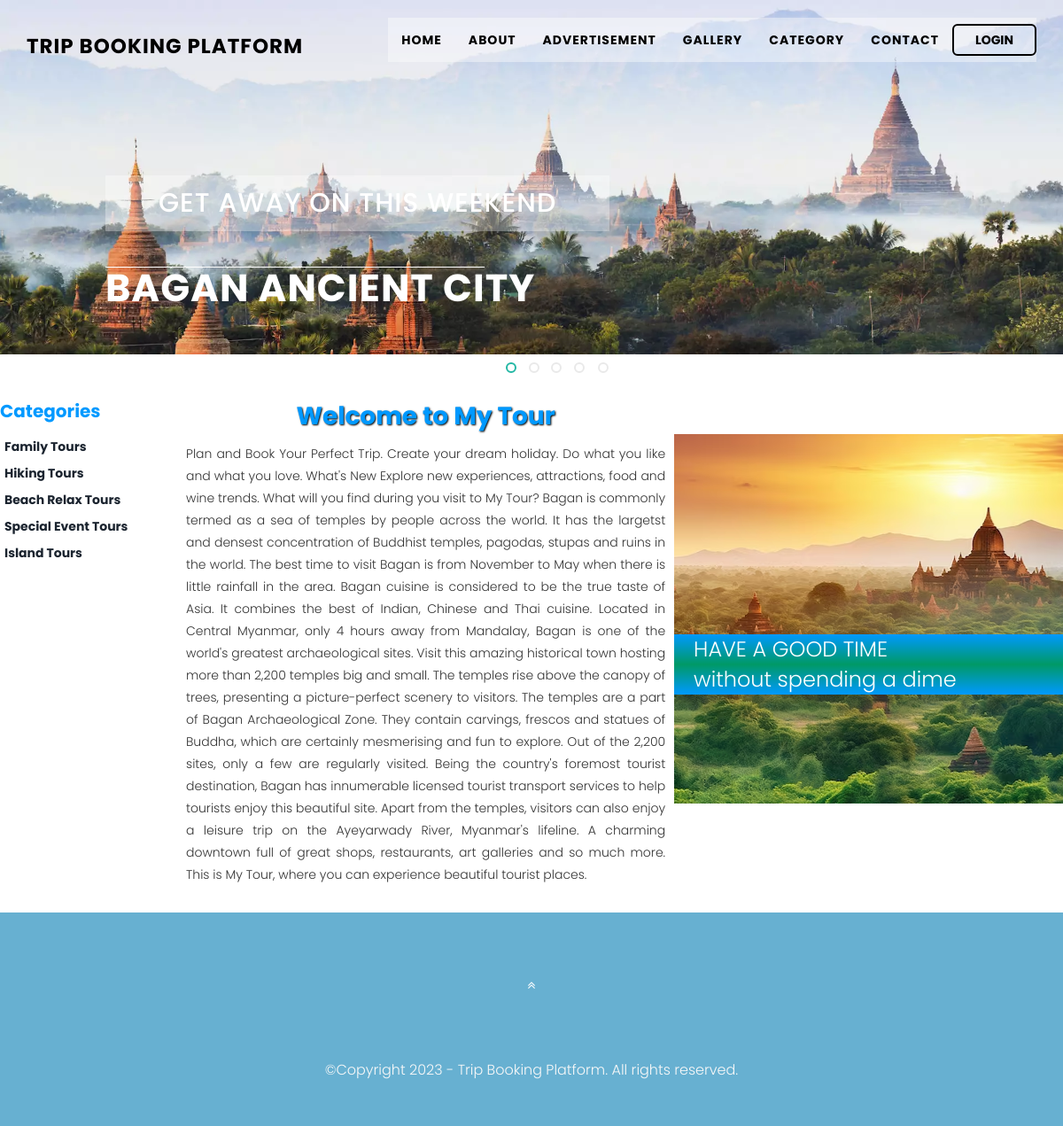
The app's page /category.php with its own data.
### tables this page shows
CREATE TABLE `category` (
  `CategoryId` int(10) NOT NULL,
  `CategoryName` varchar(50) NOT NULL
);

### category.php (the view, shortened to what this page needs)
<!DOCTYPE html>
<html lang="en">
<head>
    <link href="css/bootstrap.min.css" rel="stylesheet" type="text/css">
    <link href="font-awesome/css/font-awesome.min.css" rel="stylesheet" type="text/css">
   <link href="css/animate.css" rel="stylesheet" />
    <link href="css/style.css" rel="stylesheet">
    <link href="color/default.css" rel="stylesheet">
</head>
<body id="page-top" data-spy="scroll" data-target=".navbar-custom">
<?php
include('function.php');
?>
<nav class="navbar navbar-custom navbar-fixed-top" role="navigation">
    <div class="container">
    <?php
        include('header.php');
    ?>
    </div>
</nav>
<?php include('slider.php'); ?>
<div style="height:50px"></div>
<div style="width:1200px; margin:auto" >
<div style="width:200px; float:left; ">
<table cellpadding="0" cellspacing="0" width="1000px">
<tr>
    <td style="font-family:Lucida Calligraphy; font-size:20px; color:#09F; padding-bottom:10px;"><b>Categories<br/></b></td>
</tr>
<?php
$cn=mysqli_connect("localhost","root","","trip");
$s="select * from category";
$result=mysqli_query($cn,$s);
while($data=mysqli_fetch_array($result))
{
		echo "<tr><td style=' padding:5px;'><b><a href='subcat.php?catid=$data[0]'>$data[1]</a></b></td></tr><tr></tr>";
}
?>
</table>
</div>
<div style="width:1000px; float:left; padding-bottom:20px">
<table cellpadding="0px" cellspacing="0" width="1200px">
<tr><td class="headingText">Welcome to My Tour</td></tr>
<tr><td class="paraText" width="900px">Plan and Book Your Perfect Trip. Create your dream holiday.
Do what you like and what you love.
What's New Explore new experiences, attractions, food and wine trends.
What will you find during you visit to My Tour? Bagan is commonly termed as a sea of temples by people across the world.
It has the largetst and densest concentration of Buddhist temples, pagodas, stupas and ruins in the world.
The best time to visit Bagan is from November to May when there is little rainfall in the area.
Bagan cuisine is considered to be the true taste of Asia. It combines the best of Indian, Chinese and Thai cuisine.
Located in Central Myanmar, only 4 hours away from Mandalay, Bagan is one of the world's greatest archaeological sites.
Visit this amazing historical town hosting more than 2,200 temples big and small.
The temples rise above the canopy of trees, presenting a picture-perfect scenery to visitors. The temples are a part of Bagan Archaeological Zone.
They contain carvings, frescos and statues of Buddha, which are certainly mesmerising and fun to explore. Out of the 2,200 sites, only a few are regularly visited.
Being the country's foremost tourist destination, Bagan has innumerable licensed tourist transport services to help tourists enjoy this beautiful site.
Apart from the temples, visitors can also enjoy a leisure trip on the Ayeyarwady River, Myanmar's lifeline.
A charming downtown full of great shops, restaurants, art galleries and so much more. This is My Tour, where you can experience
beautiful tourist places.</td><td style="background-image:url(img/Bagan4.avif); background-repeat:no-repeat; color:#FFF; font-family:Lucida Sans Unicode, Lucida Grande, sans-serif; font-size:24px; " width="700px" height="500px" ><div style="background:linear-gradient(#09F,#096,#09F); vertical-align:text-top; padding-left:5%;  width:100%;">HAVE A GOOD TIME <br> without spending a dime</div></td></tr></table>
</div>
</div>
<footer>
        <div class="container">
            <div class="row">
                <div class="col-md-12 col-lg-12">
                    <div class="wow shake" data-wow-delay="0.4s">
                    <div class="page-scroll marginbot-30">
                        <a href="#intro" id="totop" class="btn btn-circle">
                            <i class="fa fa-angle-double-up animated"></i>
                        </a>
                    </div>
                    </div>
                    <p>&copy;Copyright 2023 - Trip Booking Platform. All rights reserved.</p>
                </div>
            </div>
        </div>
    </footer>
</body>
</html>

### css/style.css (style rules this page uses)
body { width: 100%; height: 100%; font-family: 'Lato',sans-serif; font-weight: 300; color: #666; background-color: #fff; }
html { width: 100%; height: 100%; }
p { margin: 0 0 20px; font-size: 16px; line-height: 1.6em; }
a { color: #28c3ab; -webkit-transition: all .2s ease-in-out; -moz-transition: all .2s ease-in-out; transition: all .2s ease-in-out; }
.navbar { margin-bottom: 0; border-bottom: 1px solid rgba(255,255,255,.3); }
.marginbot-30 { margin-bottom:30px !important; }
footer { text-align: center; padding: 50px 0 ; }
footer p { color: #f8f8f8; }
.btn { border-radius: 0; text-transform: uppercase; font-family: Montserrat,sans-serif; font-weight: 400; -webkit-transition: all .3s ease-in-out; -moz-transition: all .3s ease-in-out; transition: all .3s ease-in-out; }
.btn-circle { width: 70px; height: 70px; margin-top: 15px; padding: 7px 16px; border: 2px solid #fff; border-radius: 50%; font-size: 40px; color: #fff; background: 0 0; -webkit-transition: background .3s ease-in-out; -moz-transition: background .3s ease-in-out; transition: background .3s ease-in-out; }
.page-scroll .btn-circle i.animated { -webkit-transition-property: -webkit-transform; -webkit-transition-duration: 1s; -moz-transition-property: -moz-transform; -moz-transition-duration: 1s; }
@media (min-width:767px) { .navbar { padding: 20px 0; border-bottom: 0; letter-spacing: 1px; background: 0 0; -webkit-transition: background .5s ease-in-out,padding .5s ease-in-out; -moz-transition: background .5s ease-in-out,padding .5s ease-in-out; transition: background .5s ease-in-out,padding .5s ease-in-out; } }
.container:after { content: "\0020"; display: block; height: 0; clear: both; visibility: hidden; }
.clearfix:before, .clearfix:after, .row:before, .row:after { content: '\0020'; display: block; overflow: hidden; visibility: hidden; width: 0; height: 0; }
.row:after, .clearfix:after { clear: both; }
.row, .clearfix { zoom: 1; }

### color/default.css (style rules this page uses)
a,.tp-caption a.btn:hover { color: #67b0d1; }
footer { background-color: #67b0d1; }

### style.css (style rules this page uses)
* { margin: 0; padding: 0; box-sizing: border-box; font-family: "Poppins", sans-serif; }
a { text-decoration: none; }

### category/stylecss.css (style rules this page uses)
.headingText { font-size:38px; color:#09F; margin:5px; font-weight:bold; text-shadow:1px 1px 2px black;; text-align:center; }
.paraText { line-height:25px; padding:10px; text-align:justify; }

### category/style.css (style rules this page uses)
.headingText { font-size:28px; color:#09F; margin:5px; font-weight:bold; text-shadow:1px 1px 2px black;; text-align:center; }
.paraText { line-height:25px; padding:10px; text-align:justify; }
body { margin:0; padding:0; font-family: 'Lato', sans-serif; -webkit-appearance:none; }
body a { transition:0.5s all; -webkit-transition:0.5s all; -moz-transition:0.5s all; -o-transition:0.5s all; -ms-transition:0.5s all; }
p { margin:0; }
.container:after { content: "\0020"; display: block; height: 0; clear: both; visibility: hidden; }
.clearfix:before, .clearfix:after, .row:before, .row:after { content: '\0020'; display: block; overflow: hidden; visibility: hidden; width: 0; height: 0; }
.row:after, .clearfix:after { clear: both; }
.row, .clearfix { zoom: 1; }

### records on screen
category: CategoryName "Family Tours"
category: CategoryName "Hiking Tours"
category: CategoryName "Beach Relax Tours"
category: CategoryName "Special Event Tours"
category: CategoryName "Island Tours"
